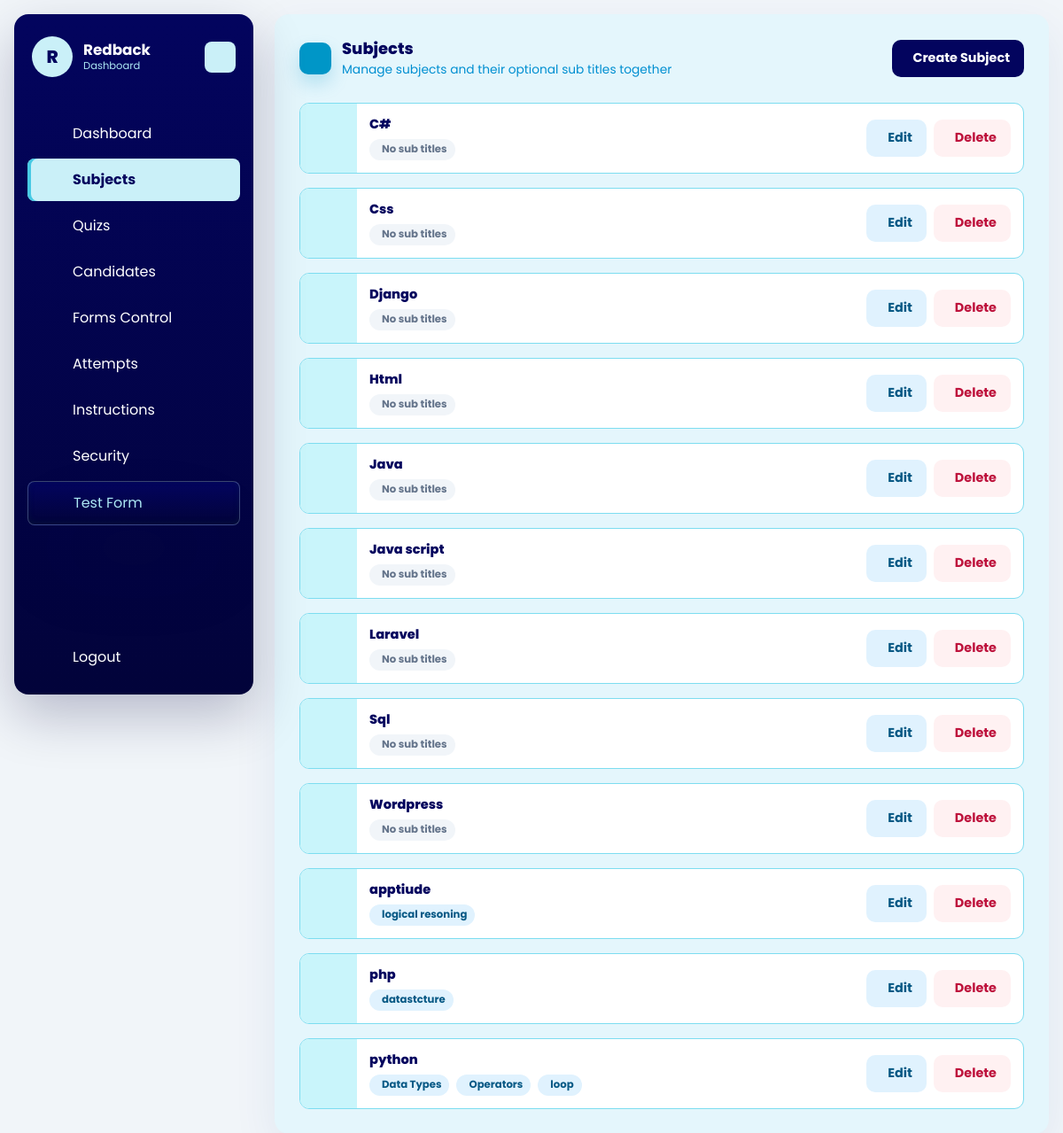
Screenshot of /dashboard/subjects/ (signed in) with the database file from the repository.
### dashboard/models.py (models this page shows, shortened)
class Company(models.Model):
    name = models.CharField(max_length=150)
    image = models.ImageField(upload_to='company/', blank=True, null=True)
    email = models.EmailField(unique=True)
    password = models.CharField(max_length=128)
    is_active = models.BooleanField(default=True)
    test_instructions = models.TextField(
        default=DEFAULT_TEST_INSTRUCTIONS,
        blank=True,
        help_text='Instructions shown to candidates in the online test instructions drawer.',
    )
    allow_full_screen_lock = models.BooleanField(default=False)
    allow_pause_lock = models.BooleanField(default=False)
    allow_tab_switch_guard = models.BooleanField(default=False)
    allow_copy_paste_block = models.BooleanField(default=False)
    allow_right_click_disable = models.BooleanField(default=False)
    full_screen_lock = models.BooleanField(default=False)
    pause_lock = models.BooleanField(default=False)
    tab_switch_guard_enabled = models.BooleanField(default=False)
    copy_paste_block_enabled = models.BooleanField(default=False)
    right_click_disable_enabled = models.BooleanField(default=False)
    max_violation_warnings = models.PositiveIntegerField(default=3)
    exam_control_password = models.CharField(max_length=128, blank=True)
    created_at = models.DateTimeField(auto_now_add=True)
    updated_at = models.DateTimeField(auto_now=True)
    class Meta:
        ordering = ['name']
        verbose_name_plural = 'Companies'

class TestSubject(models.Model):
    company = models.ForeignKey(Company, on_delete=models.CASCADE, related_name='subjects')
    subject = models.CharField(max_length=150)
    subject_svg = models.TextField(blank=True, null=True)
    created_at = models.DateTimeField(auto_now_add=True)
    class Meta:
        ordering = ['subject']
        unique_together = ('company', 'subject')

class SubTitle(models.Model):
    test_subject = models.ForeignKey(TestSubject, on_delete=models.CASCADE, related_name='sub_titles')
    title = models.CharField(max_length=150)
    created_at = models.DateTimeField(auto_now_add=True)
    class Meta:
        ordering = ['title']
        unique_together = ('test_subject', 'title')

### dashboard/views.py (the view)
# urls.py: path('subjects/', views.subject_list, name='subject_list'),
@company_login_required
def subject_list(request):
    queryset = TestSubject.objects.filter(company=request.company).prefetch_related('sub_titles')
    return render(
        request,
        'dashboard/subject_list.html',
        {'title': 'Test Subjects', 'objects': queryset},
    )

### dashboard/views.py (called while the page is built)
def get_logged_in_company(request):
    company_id = request.session.get('company_id')
    if not company_id:
        return None
    return Company.objects.filter(id=company_id, is_active=True).first()

def company_login_required(view_func):
    @wraps(view_func)
    def wrapper(request, *args, **kwargs):
        company = get_logged_in_company(request)
        if not company:
            return redirect(f"{reverse('dashboard:login')}?next={request.path}")
        request.company = company
        return view_func(request, *args, **kwargs)
    return wrapper

### templates/dashboard/subject_list.html (shortened to what this page needs)
{% extends "base.html" %}
{% block content %}
{% include 'dashboard/header.html' %}
<div id="dashboard-page-content">
<section class="subject-shell">
    <div class="subject-heading">
        <div class="subject-heading-main">
            <span class="subject-heading-icon"><iconify-icon icon="mdi:book-open-page-variant-outline"></iconify-icon></span>
            <div>
                <h1 class="subject-title">Subjects</h1>
                <p class="subject-subtitle">Manage subjects and their optional sub titles together</p>
            </div>
        </div>
        <a href="{% url 'dashboard:subject_create' %}" class="subject-btn primary">
            Create Subject
        </a>
    </div>
    <div class="subject-grid">
        {% for object in objects %}
            <article class="subject-card">
                <span class="subject-card-icon"><iconify-icon icon="mdi:book-open-page-variant-outline"></iconify-icon></span>
                <div class="subject-card-body">
                    <div class="subject-card-title">{{ object.subject }}</div>
                    <div class="subject-card-text">
                        {% for subtitle in object.sub_titles.all %}
                            <span class="subject-chip"><iconify-icon icon="mdi:format-title"></iconify-icon>{{ subtitle.title }}</span>
                        {% empty %}
                            <span class="subject-chip off"><iconify-icon icon="mdi:minus-circle-outline"></iconify-icon>No sub titles</span>
                        {% endfor %}
                    </div>
                </div>
                <div class="subject-actions">
                    <a href="{% url 'dashboard:subject_update' object.pk %}" class="subject-btn secondary">
                        Edit
                    </a>
                    <a href="{% url 'dashboard:subject_delete' object.pk %}" class="subject-btn danger">
                        Delete
                    </a>
                </div>
            </article>
        {% empty %}
            <div class="subject-empty">No subjects yet. Create a subject, then add any sub titles it needs.</div>
        {% endfor %}
    </div>
</section>
</div>
{% endblock %}

### templates/dashboard/header.html (shortened to what this page needs)
<aside class="dashboard-sidebar" data-dashboard-sidebar>
    <header class="dashboard-sidebar-header">
        <a href="/" class="dashboard-brand">
            <span class="dashboard-brand-mark">{{ request.company.name|default:"Company"|slice:":1"|upper }}</span>
            <span class="dashboard-brand-text">
                <strong>{{ request.company.name|default:"Company" }}</strong>
                <span>Dashboard</span>
            </span>
        </a>
        <button class="dashboard-toggler dashboard-sidebar-toggler" type="button" aria-label="Toggle sidebar">
        </button>
    </header>
    <nav class="dashboard-sidebar-nav"
        aria-label="Dashboard navigation"
        hx-boost="true"
        hx-target="#dashboard-page-content"
        hx-select="#dashboard-page-content"
        hx-push-url="true">
        <ul class="dashboard-nav-list dashboard-primary-nav">
            {% if request.session.company_id %}
                <li class="dashboard-nav-item">
                    <a href="/dashboard/" class="dashboard-nav-link" data-dashboard-nav-link data-nav-exact>
                        <span class="dashboard-nav-label">Dashboard</span>
                    </a>
                </li>
                <li class="dashboard-nav-item">
                    <a href="/dashboard/subjects/" class="dashboard-nav-link" data-dashboard-nav-link>
                        <span class="dashboard-nav-label">Subjects</span>
                    </a>
                </li>
                <li class="dashboard-nav-item">
                    <a href="/dashboard/quizzes/" class="dashboard-nav-link" data-dashboard-nav-link>
                        <span class="dashboard-nav-label">Quizs</span>
                    </a>
                </li>
                <li class="dashboard-nav-item">
                    <a href="/dashboard/candidates/" class="dashboard-nav-link" data-dashboard-nav-link>
                        <span class="dashboard-nav-label">Candidates</span>
                    </a>
                </li>
                <li class="dashboard-nav-item">
                    <a href="/dashboard/forms-control/" class="dashboard-nav-link" data-dashboard-nav-link>
                        <span class="dashboard-nav-label">Forms Control</span>
                    </a>
                </li>
                <li class="dashboard-nav-item">
                    <a href="/dashboard/attempts/" class="dashboard-nav-link" data-dashboard-nav-link>
                        <span class="dashboard-nav-label">Attempts</span>
                    </a>
                </li>
                <li class="dashboard-nav-item">
                    <a href="/dashboard/settings/instructions/" class="dashboard-nav-link" data-dashboard-nav-link>
                        <span class="dashboard-nav-label">Instructions</span>
                    </a>
                </li>
                <li class="dashboard-nav-item">
                    <a href="/dashboard/settings/security/" class="dashboard-nav-link" data-dashboard-nav-link>
                        <span class="dashboard-nav-label">Security</span>
                    </a>
                </li>
                <li class="dashboard-nav-item">
                    <a href="/quiz/start/" class="dashboard-nav-link is-accent" data-dashboard-nav-link hx-boost="false">
                        <span class="dashboard-nav-label">Test Form</span>
                    </a>
                </li>
            {% endif %}
        </ul>
        {% if request.session.company_id %}
            <ul class="dashboard-nav-list dashboard-secondary-nav">
                <li class="dashboard-nav-item">
                    <a href="/dashboard/logout/" class="dashboard-nav-link is-danger">
                        <span class="dashboard-nav-label">Logout</span>
                    </a>
                </li>
            </ul>
        {% endif %}
    </nav>
</aside>

### templates/dashboard/header.html (style rules this page uses)
:root { --c0: #caf0f8; --c1: #ade8f4; --c2: #90e0ef; --c3: #48cae4; --c4: #00b4d8; --c5: #0096c7; --c6: #0077b6; --c7: #023e8a; --c8: #03045e; --c9: #02033a; }
.dashboard-sidebar { position: fixed; top: 0; left: 0; z-index: 50; width: 270px; height: calc(100vh - 32px); margin: 16px; border-radius: 16px; background: linear-gradient(180deg, var(--c8), var(--c9)); box-shadow: 0 24px 60px rgba(2, 3, 58, .24); display: flex; flex-direction: column; overflow: hidden; transition: width .4s ease, height .4s ease; }
.dashboard-sidebar-header { position: relative; display: flex; align-items: center; justify-content: space-between; gap: 12px; flex: 0 0 auto; padding: 25px 20px; }
.dashboard-sidebar-nav { display: flex; min-height: 0; flex: 1 1 auto; flex-direction: column; }
.dashboard-brand { display: flex; min-width: 0; align-items: center; gap: 12px; color: #fff; text-decoration: none; }
.dashboard-brand-mark { display: grid; width: 46px; height: 46px; flex: 0 0 auto; place-items: center; border-radius: 50%; background: var(--c0); color: var(--c8); font-size: 1.25rem; font-weight: 800; }
.dashboard-brand-text { overflow: hidden; white-space: nowrap; transition: opacity .3s ease; }
.dashboard-brand-text strong { display: block; font-size: 1.05rem; line-height: 1.2; }
.dashboard-brand-text span { display: block; margin-top: 2px; color: var(--c1); font-size: .72rem; line-height: 1.2; }
.dashboard-toggler { display: flex; width: 35px; height: 35px; flex: 0 0 auto; cursor: pointer; align-items: center; justify-content: center; border: 0; border-radius: 8px; background: var(--c0); color: var(--c8); transition: transform .4s ease, background .4s ease; }
.dashboard-sidebar-toggler { position: absolute; right: 20px; }
.dashboard-nav-list { display: flex; flex-direction: column; gap: 4px; margin: 0; padding: 0 15px; list-style: none; transform: translateY(15px); transition: transform .4s ease; }
.dashboard-primary-nav { min-height: 0; flex: 1 1 auto; overflow-y: auto; overflow-x: hidden; padding-bottom: 24px; scrollbar-width: thin; scrollbar-color: rgba(202, 240, 248, .55) transparent; }
.dashboard-nav-link { display: flex; align-items: center; gap: 12px; overflow: hidden; border-radius: 8px; padding: 12px 15px; color: #fff; text-decoration: none; white-space: nowrap; transition: background .4s ease, color .4s ease, border-radius .4s ease; }
.dashboard-nav-link:hover, .dashboard-nav-link.is-active { background: var(--c0); color: var(--c8); }
.dashboard-nav-link.is-active { box-shadow: inset 4px 0 0 var(--c3); font-weight: 700; }
.dashboard-nav-link.is-accent { overflow: visible; border: 1px solid rgba(202, 240, 248, .28); background: linear-gradient(180deg, var(--c8), var(--c9)); color: var(--c1); box-shadow: rgba(50, 50, 93, 0.25) 0px 50px 100px -20px, rgba(0, 0, 0, 0.3) 0px 30px 60px -30px, rgba(10, 37, 64, 0.35) 0px -2px 6px 0px inset; }
.dashboard-nav-label { transition: opacity .3s ease; }
.dashboard-nav-item { position: relative; }
.dashboard-secondary-nav { flex: 0 0 auto; margin: 10px 0 18px; transform: none; width: auto; }
body.dashboard-layout #dashboard-page-content { min-height: 100vh; box-sizing: border-box; padding-top: 1rem; padding-bottom: 1rem; }

### rows the page displays
Company: company.name "R", company.name "Redback"
TestSubject: subject "C#"
TestSubject: subject "Css"
TestSubject: subject "Django"
TestSubject: subject "Html"
TestSubject: subject "Java"
TestSubject: subject "Java script"
TestSubject: subject "Laravel"
TestSubject: subject "Sql"
TestSubject: subject "Wordpress"
TestSubject: subject "apptiude"
SubTitle: title "logical resoning"
TestSubject: subject "php"
SubTitle: title "datastcture"
TestSubject: subject "python"
SubTitle: title "Data Types"
SubTitle: title "Operators"
SubTitle: title "loop"
